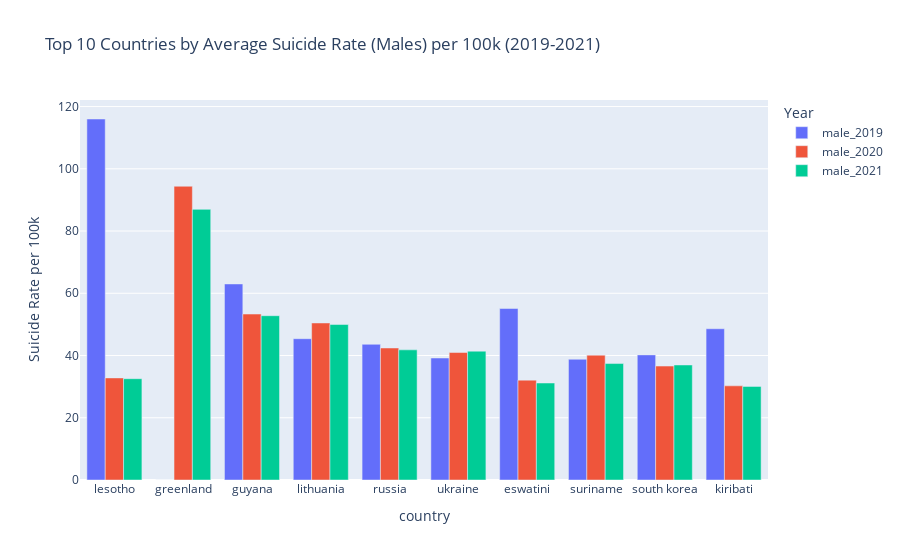

Notebook source saved alongside this figure:
### Code cell
# visualisation of male suicide rate
fig = px.bar(top_10_male, x='country', y=['male_2019','male_2020','male_2021'],
title='Top 10 Countries by Average Suicide Rate (Males) per 100k (2019-2021)',
labels={'value': 'Suicide Rate per 100k', 'variable': 'Year'}, 
barmode='group')
fig.show()

### Figure 1 — Plotly figure (JSON) as saved in the notebook; plotly's stock layout.template omitted (floating-point values rounded to 4 significant figures)
{"data": [{"alignmentgroup": "True", "hovertemplate": "Year=male_2019<br>country=%{x}<br>Suicide Rate per 100k=%{y}<extra></extra>", "legendgroup": "male_2019", "marker": {"color": "#636efa", "pattern": {"shape": ""}}, "name": "male_2019", "offsetgroup": "male_2019", "orientation": "v", "showlegend": true, "textposition": "auto", "type": "bar", "x": ["lesotho", "greenland", "guyana", "lithuania", "russia", "ukraine", "eswatini", "suriname", "south korea", "kiribati"], "xaxis": "x", "y": [116, 0, 63, 45.4, 43.6, 39.2, 55.1, 38.8, 40.2, 48.6], "yaxis": "y"}, {"alignmentgroup": "True", "hovertemplate": "Year=male_2020<br>country=%{x}<br>Suicide Rate per 100k=%{y}<extra></extra>", "legendgroup": "male_2020", "marker": {"color": "#EF553B", "pattern": {"shape": ""}}, "name": "male_2020", "offsetgroup": "male_2020", "orientation": "v", "showlegend": true, "textposition": "auto", "type": "bar", "x": ["lesotho", "greenland", "guyana", "lithuania", "russia", "ukraine", "eswatini", "suriname", "south korea", "kiribati"], "xaxis": "x", "y": [32.8, 94.39, 53.32, 50.46, 42.42, 40.96, 32.09, 40.11, 36.61, 30.26], "yaxis": "y"}, {"alignmentgroup": "True", "hovertemplate": "Year=male_2021<br>country=%{x}<br>Suicide Rate per 100k=%{y}<extra></extra>", "legendgroup": "male_2021", "marker": {"color": "#00cc96", "pattern": {"shape": ""}}, "name": "male_2021", "offsetgroup": "male_2021", "orientation": "v", "showlegend": true, "textposition": "auto", "type": "bar", "x": ["lesotho", "greenland", "guyana", "lithuania", "russia", "ukraine", "eswatini", "suriname", "south korea", "kiribati"], "xaxis": "x", "y": [32.55, 86.96, 52.79, 49.96, 41.82, 41.4, 31.17, 37.42, 36.96, 30.08], "yaxis": "y"}], "layout": {"autosize": true, "barmode": "group", "legend": {"title": {"text": "Year"}, "tracegroupgap": 0}, "title": {"text": "Top 10 Countries by Average Suicide Rate (Males) per 100k (2019-2021)"}, "xaxis": {"anchor": "y", "autorange": true, "domain": [0, 1], "range": [-0.5, 9.5], "title": {"text": "country"}, "type": "category"}, "yaxis": {"anchor": "x", "autorange": true, "domain": [0, 1], "range": [0, 122.1], "title": {"text": "Suicide Rate per 100k"}, "type": "linear"}}}
